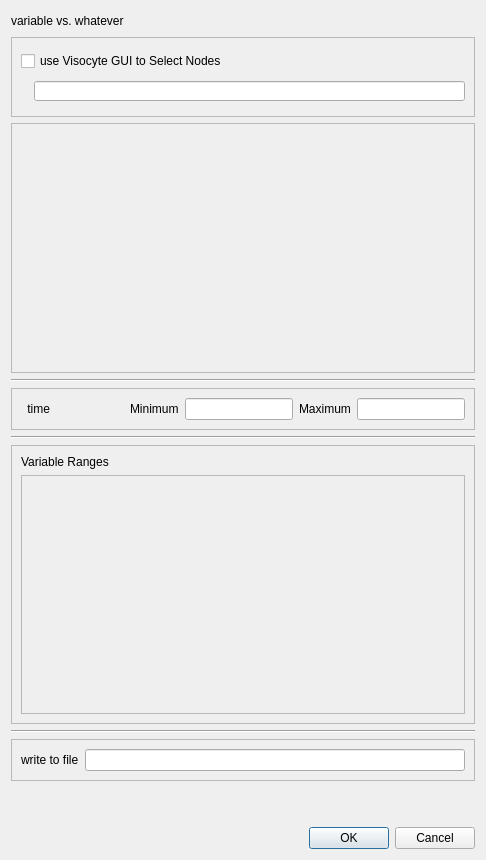
<?xml version="1.0" encoding="UTF-8"?>
<ui version="4.0">
 <class>pqVariablePlot</class>
 <widget class="QDialog" name="pqVariablePlot">
  <property name="geometry">
   <rect>
    <x>0</x>
    <y>0</y>
    <width>486</width>
    <height>860</height>
   </rect>
  </property>
  <property name="sizePolicy">
   <sizepolicy hsizetype="Preferred" vsizetype="Maximum">
    <horstretch>0</horstretch>
    <verstretch>0</verstretch>
   </sizepolicy>
  </property>
  <property name="maximumSize">
   <size>
    <width>16777215</width>
    <height>16777215</height>
   </size>
  </property>
  <property name="windowTitle">
   <string>Plot Varriables</string>
  </property>
  <layout class="QGridLayout" name="gridLayout_4">
   <item row="0" column="0">
    <layout class="QVBoxLayout" name="verticalLayout">
     <item>
      <layout class="QHBoxLayout" name="horizontalLayout">
       <item>
        <widget class="pqHoverLabel" name="variableVsWhatever">
         <property name="text">
          <string>variable vs. whatever</string>
         </property>
        </widget>
       </item>
       <item>
        <spacer name="horizontalSpacer_3">
         <property name="orientation">
          <enum>Qt::Horizontal</enum>
         </property>
         <property name="sizeHint" stdset="0">
          <size>
           <width>350</width>
           <height>20</height>
          </size>
         </property>
        </spacer>
       </item>
      </layout>
     </item>
     <item>
      <widget class="QFrame" name="selectionByNumberFrame">
       <property name="sizePolicy">
        <sizepolicy hsizetype="Preferred" vsizetype="Preferred">
         <horstretch>0</horstretch>
         <verstretch>0</verstretch>
        </sizepolicy>
       </property>
       <property name="minimumSize">
        <size>
         <width>0</width>
         <height>80</height>
        </size>
       </property>
       <property name="frameShape">
        <enum>QFrame::StyledPanel</enum>
       </property>
       <property name="frameShadow">
        <enum>QFrame::Sunken</enum>
       </property>
       <layout class="QVBoxLayout" name="verticalLayout_2">
        <item>
         <widget class="QCheckBox" name="useVisocyteGUIToSelectNodesCheckBox">
          <property name="text">
           <string>use Visocyte GUI to Select Nodes</string>
          </property>
         </widget>
        </item>
        <item>
         <layout class="QHBoxLayout" name="horizontalLayout_2">
          <item>
           <widget class="QLabel" name="numberItemsLabel">
            <property name="sizePolicy">
             <sizepolicy hsizetype="Preferred" vsizetype="Preferred">
              <horstretch>0</horstretch>
              <verstretch>0</verstretch>
             </sizepolicy>
            </property>
            <property name="minimumSize">
             <size>
              <width>0</width>
              <height>0</height>
             </size>
            </property>
            <property name="text">
             <string>&lt;item by id #&gt;</string>
            </property>
           </widget>
          </item>
          <item>
           <widget class="QLineEdit" name="numberItemsLineEdit">
            <property name="sizePolicy">
             <sizepolicy hsizetype="Preferred" vsizetype="Preferred">
              <horstretch>1</horstretch>
              <verstretch>0</verstretch>
             </sizepolicy>
            </property>
            <property name="minimumSize">
             <size>
              <width>0</width>
              <height>0</height>
             </size>
            </property>
            <property name="maximumSize">
             <size>
              <width>16777215</width>
              <height>20</height>
             </size>
            </property>
           </widget>
          </item>
         </layout>
        </item>
       </layout>
      </widget>
     </item>
     <item>
      <widget class="QFrame" name="pickVariableFrame">
       <property name="sizePolicy">
        <sizepolicy hsizetype="Preferred" vsizetype="Preferred">
         <horstretch>0</horstretch>
         <verstretch>2</verstretch>
        </sizepolicy>
       </property>
       <property name="minimumSize">
        <size>
         <width>0</width>
         <height>250</height>
        </size>
       </property>
       <property name="frameShape">
        <enum>QFrame::StyledPanel</enum>
       </property>
       <property name="frameShadow">
        <enum>QFrame::Sunken</enum>
       </property>
      </widget>
     </item>
     <item>
      <widget class="Line" name="lineAfterHeading">
       <property name="orientation">
        <enum>Qt::Horizontal</enum>
       </property>
      </widget>
     </item>
     <item>
      <widget class="QFrame" name="timeFrame">
       <property name="frameShape">
        <enum>QFrame::StyledPanel</enum>
       </property>
       <property name="frameShadow">
        <enum>QFrame::Raised</enum>
       </property>
       <layout class="QGridLayout" name="gridLayout_2">
        <item row="0" column="0">
         <layout class="QHBoxLayout" name="timeRangeLayout">
          <item>
           <widget class="QLabel" name="label_5">
            <property name="sizePolicy">
             <sizepolicy hsizetype="Minimum" vsizetype="Preferred">
              <horstretch>0</horstretch>
              <verstretch>0</verstretch>
             </sizepolicy>
            </property>
            <property name="minimumSize">
             <size>
              <width>29</width>
              <height>0</height>
             </size>
            </property>
            <property name="text">
             <string>time</string>
            </property>
            <property name="alignment">
             <set>Qt::AlignRight|Qt::AlignTrailing|Qt::AlignVCenter</set>
            </property>
           </widget>
          </item>
          <item>
           <spacer name="horizontalSpacer_2">
            <property name="orientation">
             <enum>Qt::Horizontal</enum>
            </property>
            <property name="sizeHint" stdset="0">
             <size>
              <width>40</width>
              <height>20</height>
             </size>
            </property>
           </spacer>
          </item>
          <item>
           <widget class="QLabel" name="label_6">
            <property name="text">
             <string>Minimum</string>
            </property>
           </widget>
          </item>
          <item>
           <widget class="QLineEdit" name="timeMinLineEdit">
            <property name="whatsThis">
             <string>Enter the new range minimum here.</string>
            </property>
           </widget>
          </item>
          <item>
           <widget class="QLabel" name="label_7">
            <property name="text">
             <string>Maximum</string>
            </property>
           </widget>
          </item>
          <item>
           <widget class="QLineEdit" name="timeMaxLineEdit">
            <property name="whatsThis">
             <string>Enter the new range maximum here.</string>
            </property>
           </widget>
          </item>
         </layout>
        </item>
       </layout>
      </widget>
     </item>
     <item>
      <widget class="Line" name="lineAfterTime">
       <property name="orientation">
        <enum>Qt::Horizontal</enum>
       </property>
      </widget>
     </item>
     <item>
      <widget class="QFrame" name="rangeFrame">
       <property name="sizePolicy">
        <sizepolicy hsizetype="Preferred" vsizetype="Expanding">
         <horstretch>0</horstretch>
         <verstretch>3</verstretch>
        </sizepolicy>
       </property>
       <property name="frameShape">
        <enum>QFrame::StyledPanel</enum>
       </property>
       <property name="frameShadow">
        <enum>QFrame::Raised</enum>
       </property>
       <layout class="QGridLayout" name="gridLayout">
        <item row="0" column="0">
         <widget class="QLabel" name="rangeHeadingLabel">
          <property name="text">
           <string>Variable Ranges</string>
          </property>
         </widget>
        </item>
        <item row="1" column="0">
         <widget class="pqResizingScrollArea" name="rangeScrollArea">
          <property name="sizePolicy">
           <sizepolicy hsizetype="Expanding" vsizetype="MinimumExpanding">
            <horstretch>0</horstretch>
            <verstretch>0</verstretch>
           </sizepolicy>
          </property>
          <property name="widgetResizable">
           <bool>true</bool>
          </property>
          <widget class="QWidget" name="scrollAreaWidgetContents">
           <property name="geometry">
            <rect>
             <x>0</x>
             <y>0</y>
             <width>444</width>
             <height>228</height>
            </rect>
           </property>
           <property name="sizePolicy">
            <sizepolicy hsizetype="Preferred" vsizetype="Expanding">
             <horstretch>0</horstretch>
             <verstretch>0</verstretch>
            </sizepolicy>
           </property>
           <layout class="QVBoxLayout" name="scrollWidgetLayout"/>
          </widget>
         </widget>
        </item>
       </layout>
      </widget>
     </item>
     <item>
      <widget class="Line" name="lineAfterRange">
       <property name="orientation">
        <enum>Qt::Horizontal</enum>
       </property>
      </widget>
     </item>
     <item>
      <widget class="QFrame" name="writeToFileFrame">
       <property name="frameShape">
        <enum>QFrame::StyledPanel</enum>
       </property>
       <property name="frameShadow">
        <enum>QFrame::Raised</enum>
       </property>
       <layout class="QGridLayout" name="gridLayout_3">
        <item row="0" column="0">
         <layout class="QHBoxLayout" name="horizontalLayoutWriteToFile">
          <item>
           <widget class="QLabel" name="label">
            <property name="text">
             <string>write to file</string>
            </property>
           </widget>
          </item>
          <item>
           <widget class="pqFileChooserWidget" name="meshFile">
            <property name="sizePolicy">
             <sizepolicy hsizetype="Expanding" vsizetype="Fixed">
              <horstretch>1</horstretch>
              <verstretch>0</verstretch>
             </sizepolicy>
            </property>
           </widget>
          </item>
         </layout>
        </item>
       </layout>
      </widget>
     </item>
     <item>
      <spacer name="verticalSpacer">
       <property name="orientation">
        <enum>Qt::Vertical</enum>
       </property>
       <property name="sizeHint" stdset="0">
        <size>
         <width>20</width>
         <height>40</height>
        </size>
       </property>
      </spacer>
     </item>
     <item>
      <widget class="QDialogButtonBox" name="okCancelButtonBox">
       <property name="orientation">
        <enum>Qt::Horizontal</enum>
       </property>
       <property name="standardButtons">
        <set>QDialogButtonBox::Cancel|QDialogButtonBox::Ok</set>
       </property>
      </widget>
     </item>
    </layout>
   </item>
  </layout>
 </widget>
 <customwidgets>
  <customwidget>
   <class>pqFileChooserWidget</class>
   <extends>QLineEdit</extends>
   <header>pqFileChooserWidget.h</header>
  </customwidget>
  <customwidget>
   <class>pqHoverLabel</class>
   <extends>QLabel</extends>
   <header>pqHoverLabel.h</header>
  </customwidget>
  <customwidget>
   <class>pqResizingScrollArea</class>
   <extends>QScrollArea</extends>
   <header>pqResizingScrollArea.h</header>
   <container>1</container>
  </customwidget>
 </customwidgets>
 <resources/>
 <connections>
  <connection>
   <sender>okCancelButtonBox</sender>
   <signal>accepted()</signal>
   <receiver>pqVariablePlot</receiver>
   <slot>accept()</slot>
   <hints>
    <hint type="sourcelabel">
     <x>248</x>
     <y>254</y>
    </hint>
    <hint type="destinationlabel">
     <x>157</x>
     <y>274</y>
    </hint>
   </hints>
  </connection>
  <connection>
   <sender>okCancelButtonBox</sender>
   <signal>rejected()</signal>
   <receiver>pqVariablePlot</receiver>
   <slot>reject()</slot>
   <hints>
    <hint type="sourcelabel">
     <x>316</x>
     <y>260</y>
    </hint>
    <hint type="destinationlabel">
     <x>286</x>
     <y>274</y>
    </hint>
   </hints>
  </connection>
 </connections>
</ui>
